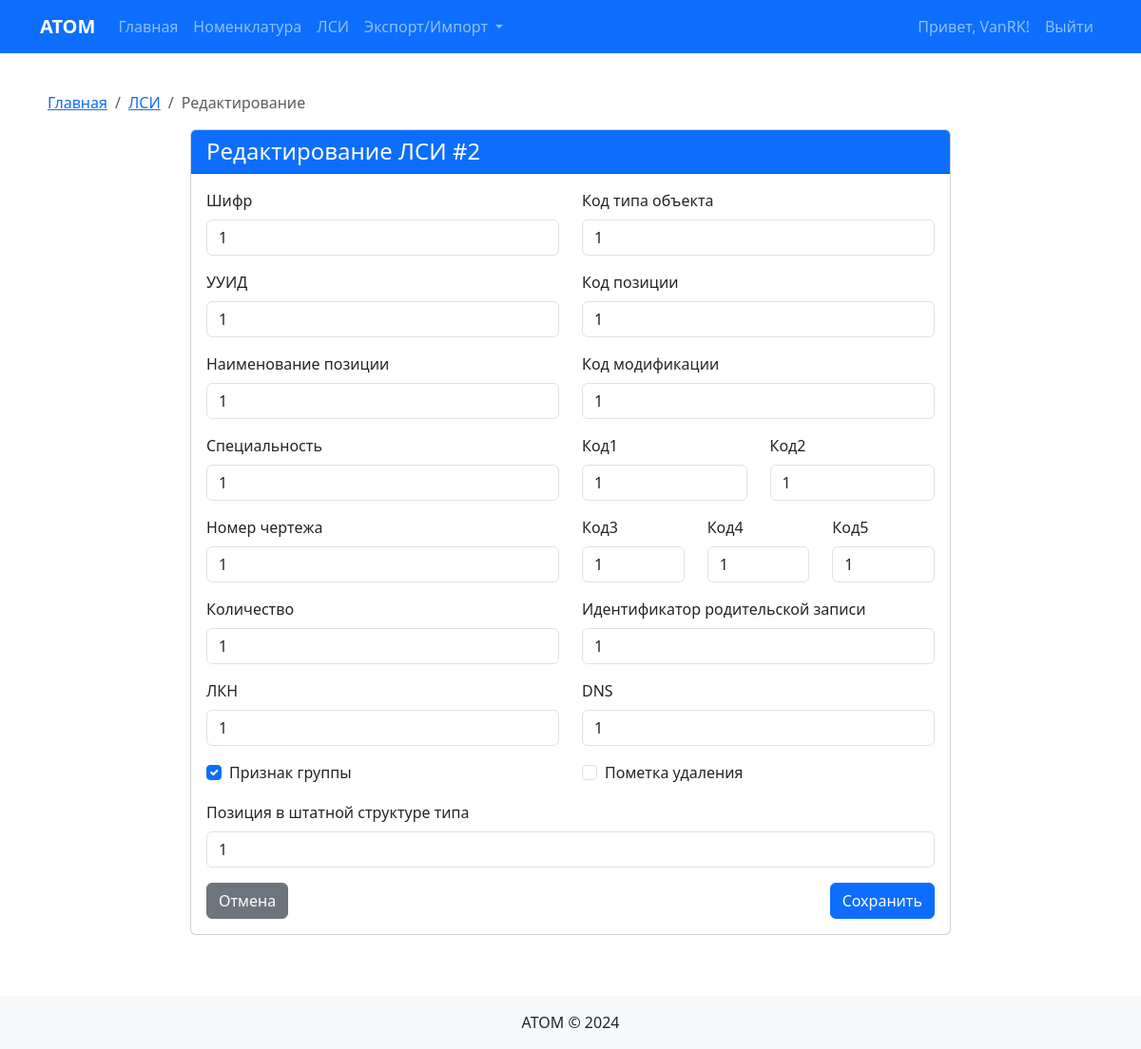
/lsi/edit/2/ (signed in), run on the app's committed database.
### accounts/models.py (models this page shows, shortened)
class LSI(models.Model):
    cipher = models.CharField(max_length=100, verbose_name="Шифр", blank=True, null=True)
    uuid = models.CharField(max_length=36, verbose_name="УУИД", blank=True, null=True)
    specialty = models.CharField(max_length=255, verbose_name="Специальность", blank=True, null=True)
    group_indicator = models.BooleanField(default=False, verbose_name="ПризнакГруппы")
    deletion_mark = models.BooleanField(default=False, verbose_name="ПометкаУдаления")
    position_in_staff_structure_type = models.CharField(max_length=255, verbose_name="ПозицияВШтатнойСтруктуреТипа", blank=True, null=True)
    drawing_number = models.CharField(max_length=255, verbose_name="НомерЧертежа", blank=True, null=True)
    position_name = models.CharField(max_length=255, verbose_name="НаименованиеПозиции", blank=True, null=True)
    lkn = models.CharField(max_length=255, verbose_name="Лкн", blank=True, null=True)
    quantity = models.IntegerField(default=1, verbose_name="Количество")
    object_type_code = models.CharField(max_length=36, verbose_name="КодТипаОбъекта", blank=True, null=True)
    position_code = models.CharField(max_length=255, verbose_name="КодПозиции", blank=True, null=True)
    modification_code = models.CharField(max_length=255, verbose_name="КодМодификации", blank=True, null=True)
    code_5 = models.CharField(max_length=255, verbose_name="Код5", blank=True, null=True)
    code_4 = models.CharField(max_length=255, verbose_name="Код4", blank=True, null=True)
    code_3 = models.CharField(max_length=255, verbose_name="Код3", blank=True, null=True)
    code_2 = models.CharField(max_length=255, verbose_name="Код2", blank=True, null=True)
    code_1 = models.CharField(max_length=255, verbose_name="Код1", blank=True, null=True)
    parent_record_id = models.CharField(max_length=255, verbose_name="ИдентификаторРодительскойЗаписи", blank=True, null=True)
    dns = models.CharField(max_length=255, verbose_name="Dns", blank=True, null=True)

### accounts/views.py (the view)
# urls.py: path('lsi/edit/<int:pk>/', views.edit_lsi, name='edit_lsi'),
@login_required
def edit_lsi(request, pk):
    lsi = get_object_or_404(LSI, pk=pk)
    if request.method == 'POST':
        form = LSIForm(request.POST, instance=lsi)
        if form.is_valid():
            form.save()
            return redirect('lsi_list')
    else:
        form = LSIForm(instance=lsi)
    context = {'form': form, 'lsi': lsi}
    return render(request, 'accounts/edit_lsi.html', context)

### accounts/forms.py
class LSIForm(forms.ModelForm):
    class Meta:
        model = LSI
        fields = '__all__'
        widgets = {
            'uuid': forms.TextInput(attrs={'placeholder': 'Например: e9b1fd3b-bfd5-4931-a5f2-b27fa98899a7'}),
            'cipher': forms.TextInput(attrs={'placeholder': 'Например: 70.03'}),
            'position_name': forms.TextInput(attrs={'placeholder': 'Например: Самолет'}),
            'object_type_code': forms.TextInput(attrs={'placeholder': 'Например: 8c1b6da5-ec4c-47c9-9c85-16da69876baa'}),
            'group_indicator': forms.CheckboxInput(),
            'deletion_mark': forms.CheckboxInput(),
            'drawing_number': forms.TextInput(attrs={'placeholder': '0'}),
            'quantity': forms.NumberInput(attrs={'min': '0'}),
        }

### accounts/templates/accounts/edit_lsi.html (shortened to what this page needs)
{% extends 'accounts/base.html' %}
{% block content %}
<div class="row">
    <div class="col-12">
        <nav aria-label="breadcrumb">
            <ol class="breadcrumb">
                <li class="breadcrumb-item"><a href="{% url 'home' %}">Главная</a></li>
                <li class="breadcrumb-item"><a href="{% url 'lsi_list' %}">ЛСИ</a></li>
                <li class="breadcrumb-item active" aria-current="page">Редактирование</li>
            </ol>
        </nav>
    </div>
</div>
<div class="form-container">
    <div class="card">
        <div class="card-header bg-primary text-white">
            <h4 class="card-title mb-0">Редактирование ЛСИ #{{ lsi.id }}</h4>
        </div>
        <div class="card-body">
            <form method="post">
                <div class="row">
                    <div class="col-md-6">
                        <div class="mb-3">
                            <label for="id_cipher" class="form-label">Шифр</label>
                            {{ form.cipher }}
                        </div>
                        <div class="mb-3">
                            <label for="id_uuid" class="form-label">УУИД</label>
                            {{ form.uuid }}
                        </div>
                        <div class="mb-3">
                            <label for="id_position_name" class="form-label">Наименование позиции</label>
                            {{ form.position_name }}
                        </div>
                        <div class="mb-3">
                            <label for="id_specialty" class="form-label">Специальность</label>
                            {{ form.specialty }}
                        </div>
                        <div class="mb-3">
                            <label for="id_drawing_number" class="form-label">Номер чертежа</label>
                            {{ form.drawing_number }}
                        </div>
                        <div class="mb-3">
                            <label for="id_quantity" class="form-label">Количество</label>
                            {{ form.quantity }}
                        </div>
                        <div class="mb-3">
                            <label for="id_lkn" class="form-label">ЛКН</label>
                            {{ form.lkn }}
                        </div>
                    </div>
                    <div class="col-md-6">
                        <div class="mb-3">
                            <label for="id_object_type_code" class="form-label">Код типа объекта</label>
                            {{ form.object_type_code }}
                        </div>
                        <div class="mb-3">
                            <label for="id_position_code" class="form-label">Код позиции</label>
                            {{ form.position_code }}
                        </div>
                        <div class="mb-3">
                            <label for="id_modification_code" class="form-label">Код модификации</label>
                            {{ form.modification_code }}
                        </div>
                        <div class="row">
                            <div class="col-md-6">
                                <div class="mb-3">
                                    <label for="id_code_1" class="form-label">Код1</label>
                                    {{ form.code_1 }}
                                </div>
                            </div>
                            <div class="col-md-6">
                                <div class="mb-3">
                                    <label for="id_code_2" class="form-label">Код2</label>
                                    {{ form.code_2 }}
                                </div>
                            </div>
                        </div>
                        <div class="row">
                            <div class="col-md-4">
                                <div class="mb-3">
                                    <label for="id_code_3" class="form-label">Код3</label>
                                    {{ form.code_3 }}
                                </div>
                            </div>
                            <div class="col-md-4">
                                <div class="mb-3">
                                    <label for="id_code_4" class="form-label">Код4</label>
                                    {{ form.code_4 }}
                                </div>
                            </div>
                            <div class="col-md-4">
                                <div class="mb-3">
                                    <label for="id_code_5" class="form-label">Код5</label>
                                    {{ form.code_5 }}
                                </div>
                            </div>
                        </div>
                        <div class="mb-3">
                            <label for="id_parent_record_id" class="form-label">Идентификатор родительской записи</label>
                            {{ form.parent_record_id }}
                        </div>
                        <div class="mb-3">
                            <label for="id_dns" class="form-label">DNS</label>
                            {{ form.dns }}
                        </div>
                    </div>
                </div>
                <div class="row mb-3">
                    <div class="col-md-6">
                        <div class="form-check">
                            {{ form.group_indicator }}
                            <label class="form-check-label" for="id_group_indicator">
                                Признак группы
                            </label>
                        </div>
                    </div>
                    <div class="col-md-6">
                        <div class="form-check">
                            {{ form.deletion_mark }}
                            <label class="form-check-label" for="id_deletion_mark">
                                Пометка удаления
                            </label>
                        </div>
                    </div>
                </div>
                <div class="mb-3">
                    <label for="id_position_in_staff_structure_type" class="form-label">Позиция в штатной структуре типа</label>
                    {{ form.position_in_staff_structure_type }}
                </div>
                <div class="d-flex justify-content-between">
                    <a href="{% url 'lsi_list' %}" class="btn btn-secondary">Отмена</a>
                    <button type="submit" class="btn btn-primary">Сохранить</button>
                </div>
            </form>
        </div>
    </div>
</div>
{% endblock %}

### accounts/templates/accounts/base.html (shortened to what this page needs)
<!DOCTYPE html>
<html lang="ru">
<head>
    <link href="https://cdn.jsdelivr.net/npm/bootstrap@5.3.0-alpha1/dist/css/bootstrap.min.css" rel="stylesheet">
</head>
<body>
    <nav class="navbar navbar-expand-lg navbar-dark bg-primary">
        <div class="container">
            <a class="navbar-brand" href="{% url 'home' %}">ATOM</a>
            <div class="collapse navbar-collapse" id="navbarNav">
                <ul class="navbar-nav me-auto">
                    {% if user.is_authenticated %}
                    <li class="nav-item">
                        <a class="nav-link" href="{% url 'home' %}">Главная</a>
                    </li>
                    <li class="nav-item">
                        <a class="nav-link" href="{% url 'nomenclature_list' %}">Номенклатура</a>
                    </li>
                    <li class="nav-item">
                        <a class="nav-link" href="{% url 'lsi_list' %}">ЛСИ</a>
                    </li>
                    <li class="nav-item dropdown">
                        <a class="nav-link dropdown-toggle" href="#" id="navbarDropdown" role="button"
                           data-bs-toggle="dropdown" aria-expanded="false">
                            Экспорт/Импорт
                        </a>
                    </li>
                    {% endif %}
                </ul>
                <ul class="navbar-nav ms-auto">
                    {% if user.is_authenticated %}
                    <li class="nav-item">
                        <span class="nav-link">Привет, {{ user.username }}!</span>
                    </li>
                    <li class="nav-item">
                        <a class="nav-link" href="{% url 'logout' %}">Выйти</a>
                    </li>
                    {% endif %}
                </ul>
            </div>
        </div>
    </nav>
    <div class="container content">
        {% block content %}{% endblock %}
    </div>
    <footer class="bg-light py-3 mt-4">
        <div class="container">
            <p class="text-center mb-0">ATOM &copy; 2024</p>
        </div>
    </footer>
</body>
</html>

### accounts/templates/accounts/base.html (style rules this page uses)
.navbar-brand { font-weight: bold; }
.navbar { margin-bottom: 20px; }
.content { padding: 20px; }
.card { margin-bottom: 20px; }
.form-container { max-width: 800px; margin: 0 auto; }

### data on the page
LSI: id "2", cipher "1", uuid "1", position_name "1", specialty "1", drawing_number "1", quantity "1", lkn "1", object_type_code "1", position_code "1", modification_code "1", code_1 "1", code_2 "1", code_3 "1", code_4 "1", code_5 "1", parent_record_id "1", dns "1", group_indicator "☑", position_in_staff_structure_type "1"

### other printed values
{{ user.username }} "VanRK"
